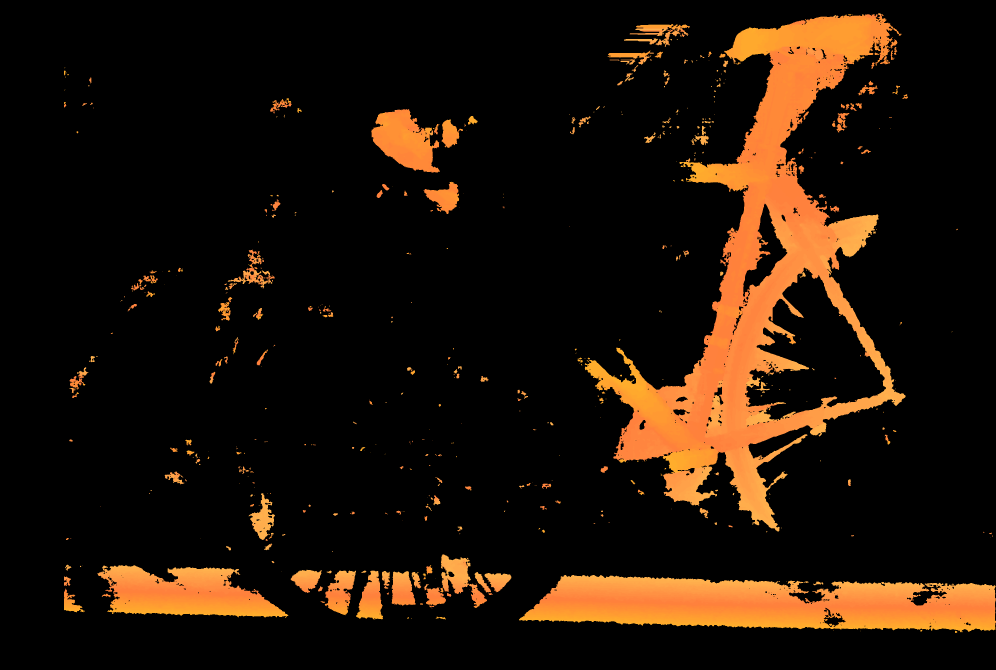
#> input picture main/down/img_3_uint8_2008x2988x3.png, 2988 x 2008 px, given in place of im0.png, which was not available (shown at 1/3 size)
$ python depth_click.py
#> lines starting #> are read from the running program, lines starting #| are printed output that depends on the picture; pictures that were not available may be replaced by others from this repository, and a replacement may not be noted
#> in run_static_click, left is the input picture: shape (2008, 2988, 3); mean B, G, R 7.9, 19.3, 33
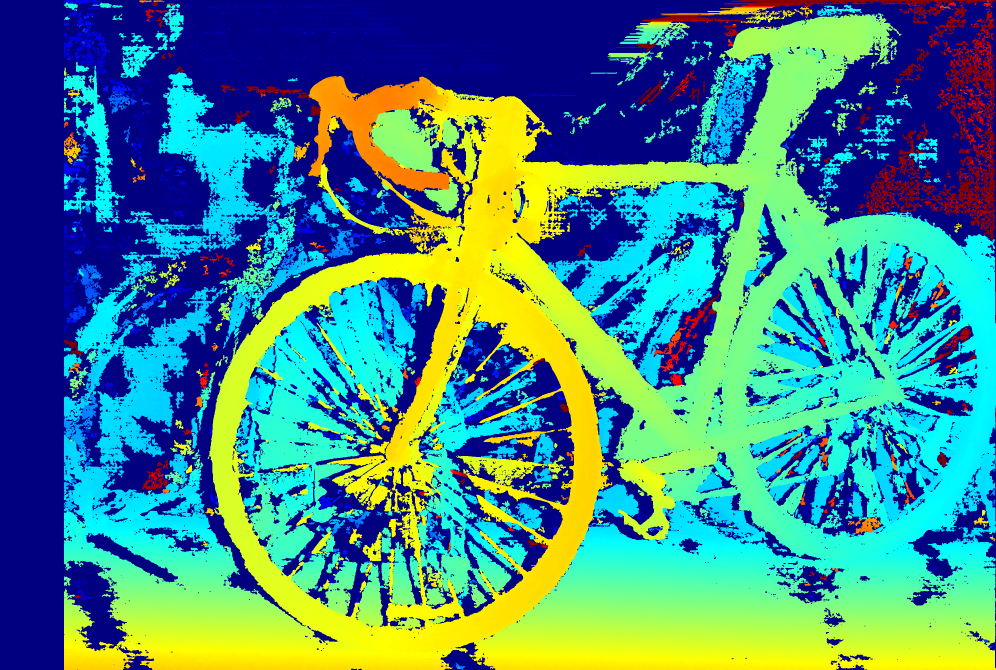
#> input picture main/down/initial_0_uint8_2008x2988x3.png, 2988 x 2008 px, given in place of im1.png, which was not available (shown at 1/3 size)
#> in run_static_click, right is the input picture: shape (2008, 2988, 3); mean B, G, R 133.6, 135.5, 67.4
### depth_map.py
# depth_map.py

import cv2
import numpy as np

from input import (
    MODE,
    LEFT_IMAGE,
    RIGHT_IMAGE,
    LEFT_CAMERA_INDEX,
    RIGHT_CAMERA_INDEX
)


# =========================
# CONFIG
# =========================

FOCAL_LENGTH = 700      # pixels
BASELINE = 0.06         # meters


# =========================
# STEREO SGBM
# =========================

stereo = cv2.StereoSGBM_create(
    minDisparity=0,
    numDisparities=16 * 8,
    blockSize=5,
    P1=8 * 3 * 5**2,
    P2=32 * 3 * 5**2,
    disp12MaxDiff=1,
    uniquenessRatio=10,
    speckleWindowSize=100,
    speckleRange=32
)


# =========================
# DEPTH COMPUTATION
# =========================

def compute_depth(left_frame, right_frame):

    # Convert to grayscale
    gray_left = cv2.cvtColor(left_frame, cv2.COLOR_BGR2GRAY)
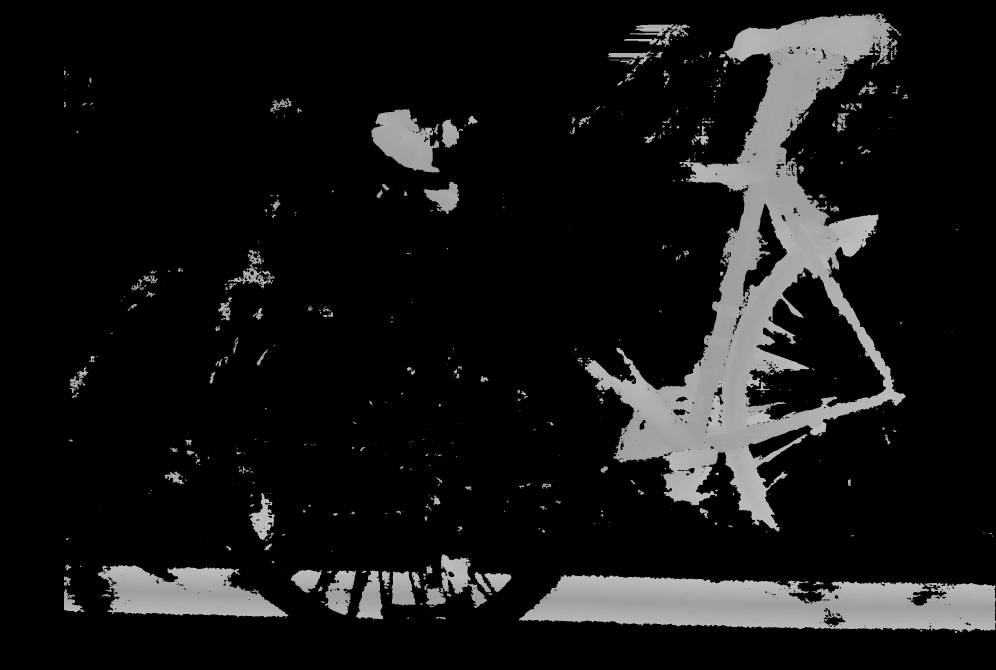
#> gray_left: shape (2008, 2988) (shown at 1/3 size); min 0, max 189, mean 22.1
    gray_right = cv2.cvtColor(right_frame, cv2.COLOR_BGR2GRAY)
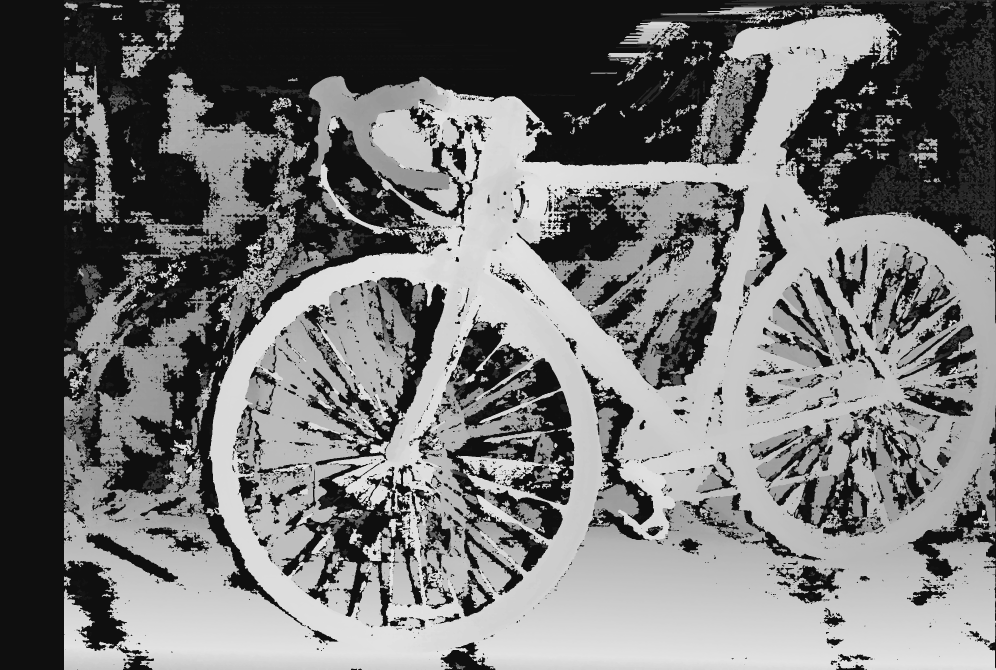
#> gray_right: shape (2008, 2988) (shown at 1/3 size); min 15, max 226, mean 115.1

    # Compute disparity
    disparity = stereo.compute(gray_left, gray_right).astype(np.float32)
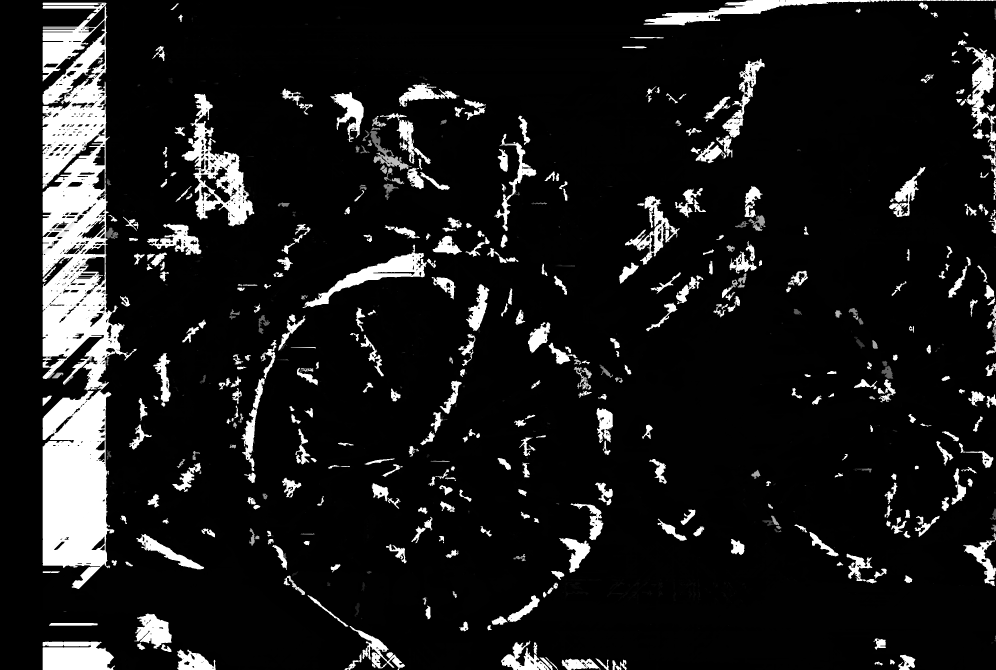
#> disparity: shape (2008, 2988) float32 (shown at 1/3 size); min -16, max 2032, mean 196.5; drawn with min black and max white

    # OpenCV scales disparity by 16
    disparity = disparity / 16.0

    # Avoid division by zero
    disparity[disparity <= 0] = 0.1
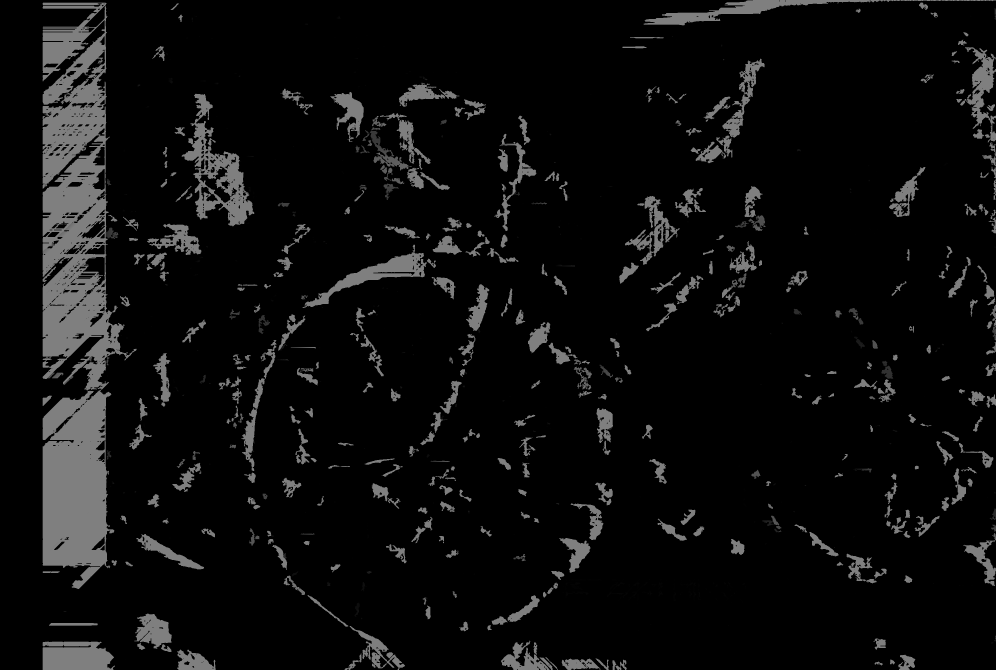
#> disparity: shape (2008, 2988) float32 (shown at 1/3 size); min 0.1, max 127, mean 13

    # Depth formula
    depth = (FOCAL_LENGTH * BASELINE) / disparity
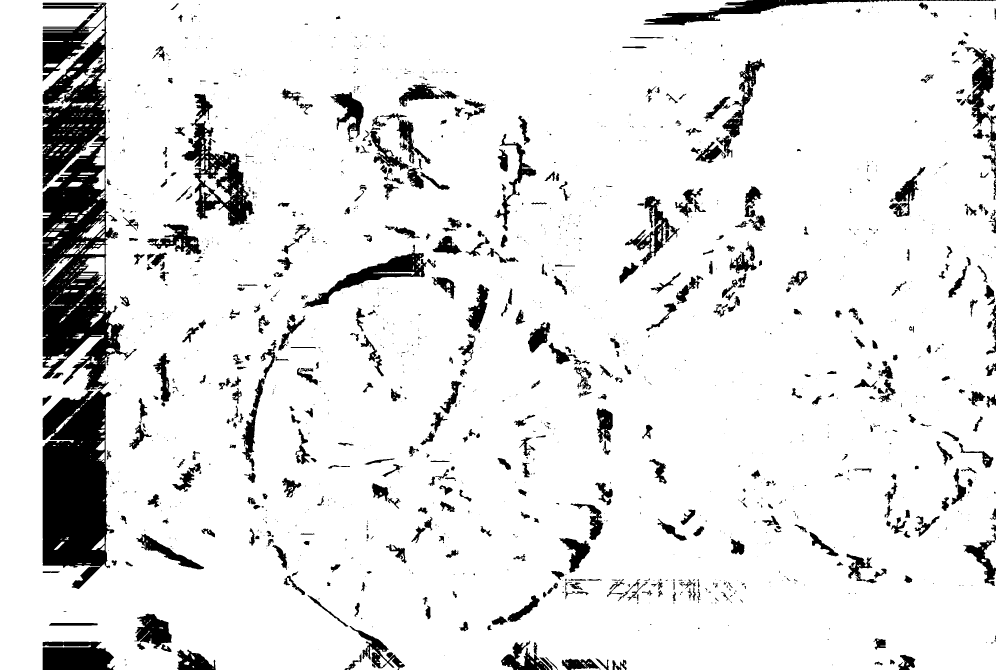
#> depth: shape (2008, 2988) float32 (shown at 1/3 size); min 0.331, max 420, mean 375.6; drawn with min black and max white

    # Normalize disparity for display
    disparity_display = cv2.normalize(
        disparity,
        None,
        0,
        255,
        cv2.NORM_MINMAX
    )

    disparity_display = np.uint8(disparity_display)

    # Apply color map
    disparity_colormap = cv2.applyColorMap(
        disparity_display,
        cv2.COLORMAP_JET
    )
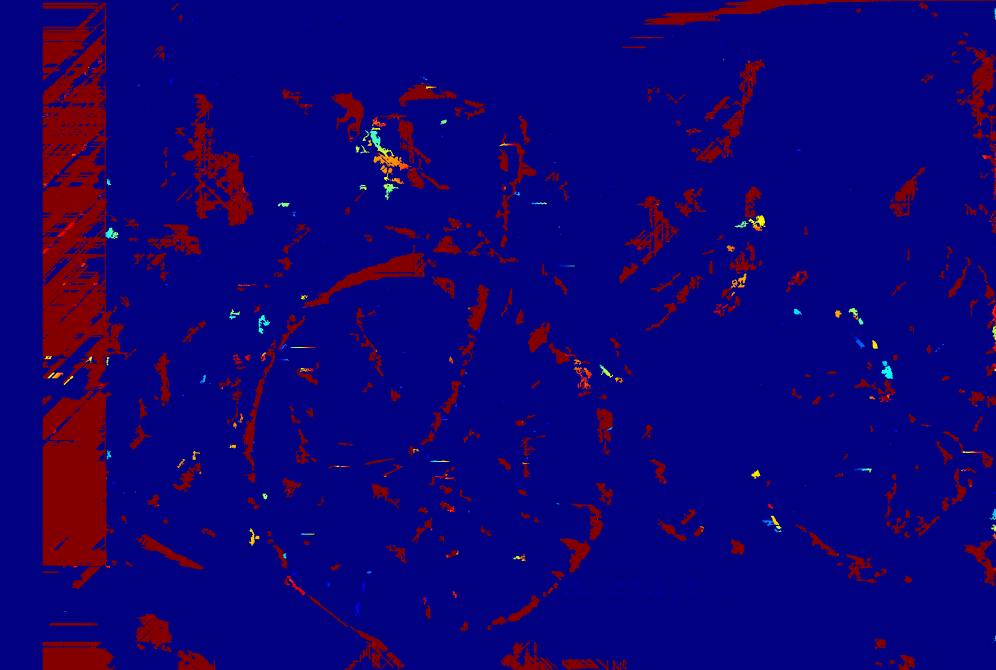
#> disparity_colormap: shape (2008, 2988, 3) (shown at 1/3 size); mean B, G, R 115.2, 0.8, 14

    return disparity_colormap, depth


# =========================
# STATIC MODE
# =========================

# [54 lines left out: functions run_static, run_live, not called in this run]


# =========================
# MAIN
# =========================

# [10 lines that do not run on import are left out]

### depth_click.py
# depth_click.py

import cv2
import numpy as np

from depth_map import (
    compute_depth,
    run_static,
    run_live
)

from input import (
    MODE,
    LEFT_IMAGE,
    RIGHT_IMAGE,
    LEFT_CAMERA_INDEX,
    RIGHT_CAMERA_INDEX
)


# =========================
# GLOBALS
# =========================

current_left_frame = None
current_depth_map = None


# =========================
# MOUSE CALLBACK
# =========================

# [31 lines left out: function mouse_callback, not called in this run]


# =========================
# STATIC MODE
# =========================

def run_static_click():

    global current_left_frame
    global current_depth_map

    left = cv2.imread(LEFT_IMAGE)
    right = cv2.imread(RIGHT_IMAGE)

    if left is None or right is None:
        raise FileNotFoundError("Could not load images.")

    disparity_colormap, depth_map = compute_depth(left, right)

    current_left_frame = left
    current_depth_map = depth_map

    cv2.namedWindow("Left Image")
    cv2.setMouseCallback("Left Image", mouse_callback)

    while True:

        cv2.imshow("Left Image", current_left_frame)
        cv2.imshow("Disparity Map", disparity_colormap)

        if cv2.waitKey(1) & 0xFF == ord("q"):
#> (key q is pressed here)
            break

    cv2.destroyAllWindows()


# =========================
# LIVE MODE
# =========================

# [43 lines left out: function run_live_click, not called in this run]


# =========================
# MAIN
# =========================

if __name__ == "__main__":

    if MODE == "static":
        run_static_click()

    elif MODE == "live":
        run_live_click()

    else:
        print("Invalid MODE")
